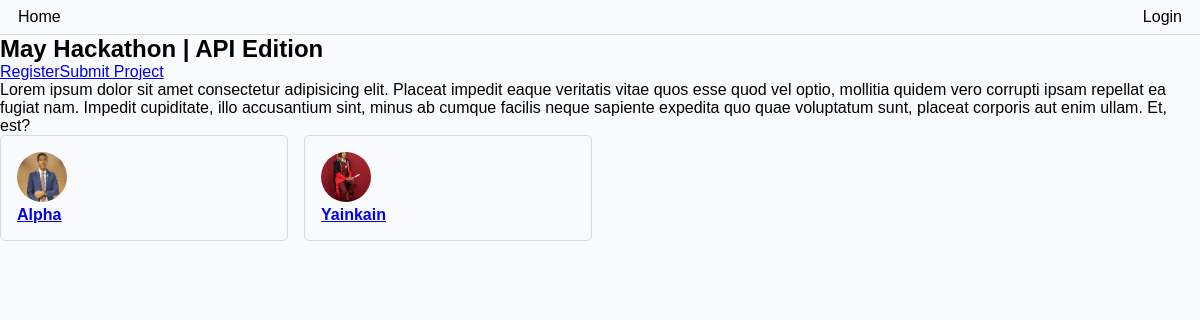
Page /event/cc59d50d-7051-49a0-baff-04f80ff3e41b/ on the earlier database version.
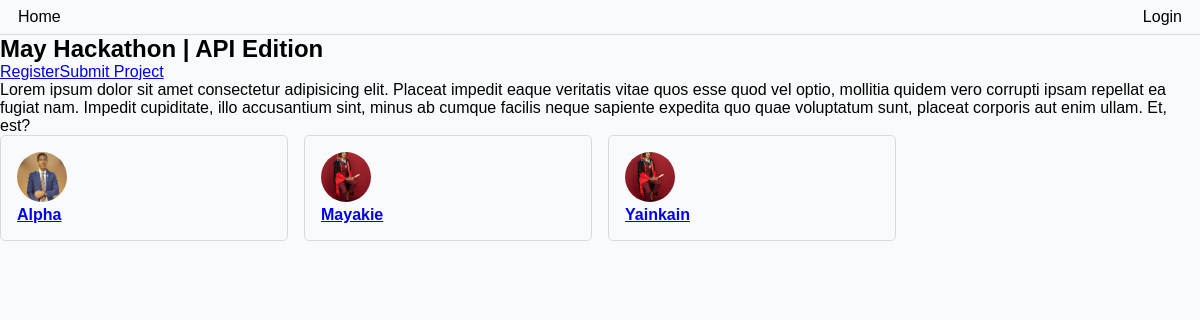
Same page on the later database version.
### base/models.py (models this page shows)
class User(AbstractUser):
    name = models.CharField(max_length=255, null=True)
    email = models.EmailField(unique=True, null=True)
    bio = models.TextField(blank=True, null=True)
    avatar = ResizedImageField(size=[300,300], default='avatar.png')
    id = models.UUIDField(default=uuid.uuid4, unique=True,primary_key=True, editable=False)
    hackathon_participants = models.BooleanField(default=True, null=True)
    USERNAME_FIELD ="email"
    REQUIRED_FIELDS = ['username']
    twitter = models.URLField(max_length=500, null=True, blank=True)
    linkedin = models.URLField(max_length=500, null=True, blank=True)
    website = models.URLField(max_length=500, null=True, blank=True)
    facebook = models.URLField(max_length=500, null=True, blank=True)
    github = models.URLField(max_length=500, null=True, blank=True)

### base/views.py (the view)
# urls.py: path('event/<str:pk>/', views.event_page, name="event"),
def event_page(request, pk):
    event = Event.objects.get(id=pk)
    present = datetime.now()
    registered = False
    submitted = False
    if request.user.is_authenticated:
        registered = request.user.events.filter(id=event.id).exists()
        submitted = Submission.objects.filter(participant=request.user, event=event).exists()
    context = {'event':event, 'registered':registered, 'submitted':submitted}
    return render(request, 'event.html', context)

### base/models.py (called while the page is built)
    @property
    def event_status(self):
        status = None
        present = datetime.now().timestamp()
        deadline = self.registration_deadline.timestamp()
        past_deadline = (present > deadline)
        if past_deadline:
            status = 'Finished'
        else:
            status = 'Ongoing'
        return status

### base/templates/event.html (shortened to what this page needs)
{% extends "main.html" %}
{% block content %}
<div class="section">
    <h1>{{event.name}}</h1>
</div>
{% if event.event_status == 'Ongoing' %}
    <div class="section" id="event--action-wrapper">
        {% if registered %}
            <p class="text--success">You have already registed for this event || </p>
        {% else %}
            <a class="btn btn-primary"  href="{% url 'registration-confirmation' event.id %}">Register</a>
        {% endif %}
        {% if submitted %}
            <p class="text--success">You have already submitted your project</p>
        {% else %}
            <a class="btn btn-secondary" href="{% url 'project-submission' event.id %}">Submit Project</a>
        {% endif %}
    </div>
    {% else %}
        <p>Registration closed for this event.</p>
    {% endif %}
    <div class="section markdown-body">
        {{event.description}}
    </div>
<div>
    <div>
        <div class="users--list section">
            {% for user in event.participants.all %}
            <a href="{% url 'profile' user.id %}">
                <div class="users--wrapper">
                    <img class="user--avatar--sm" src="{{ user.avatar.url }}" alt="{{user.name}}" />
                    <h4>{{user.name}}</h4>
                </div>
            </a>
            {% endfor %}
        </div>
    </div>
</div>
{% endblock content %}

Differences in the rows shown:
added User: avatar (picture), name "Mayakie"
